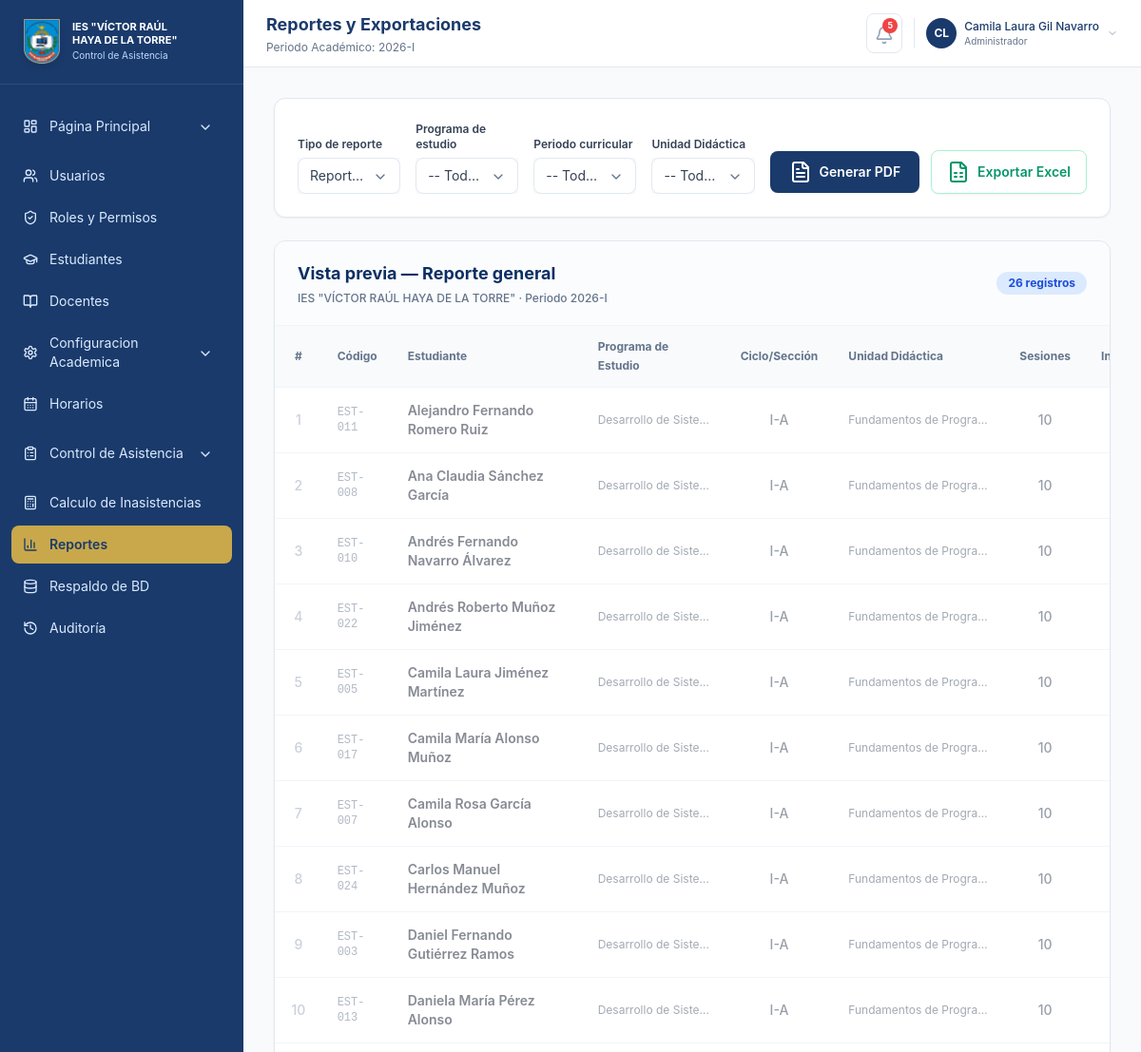
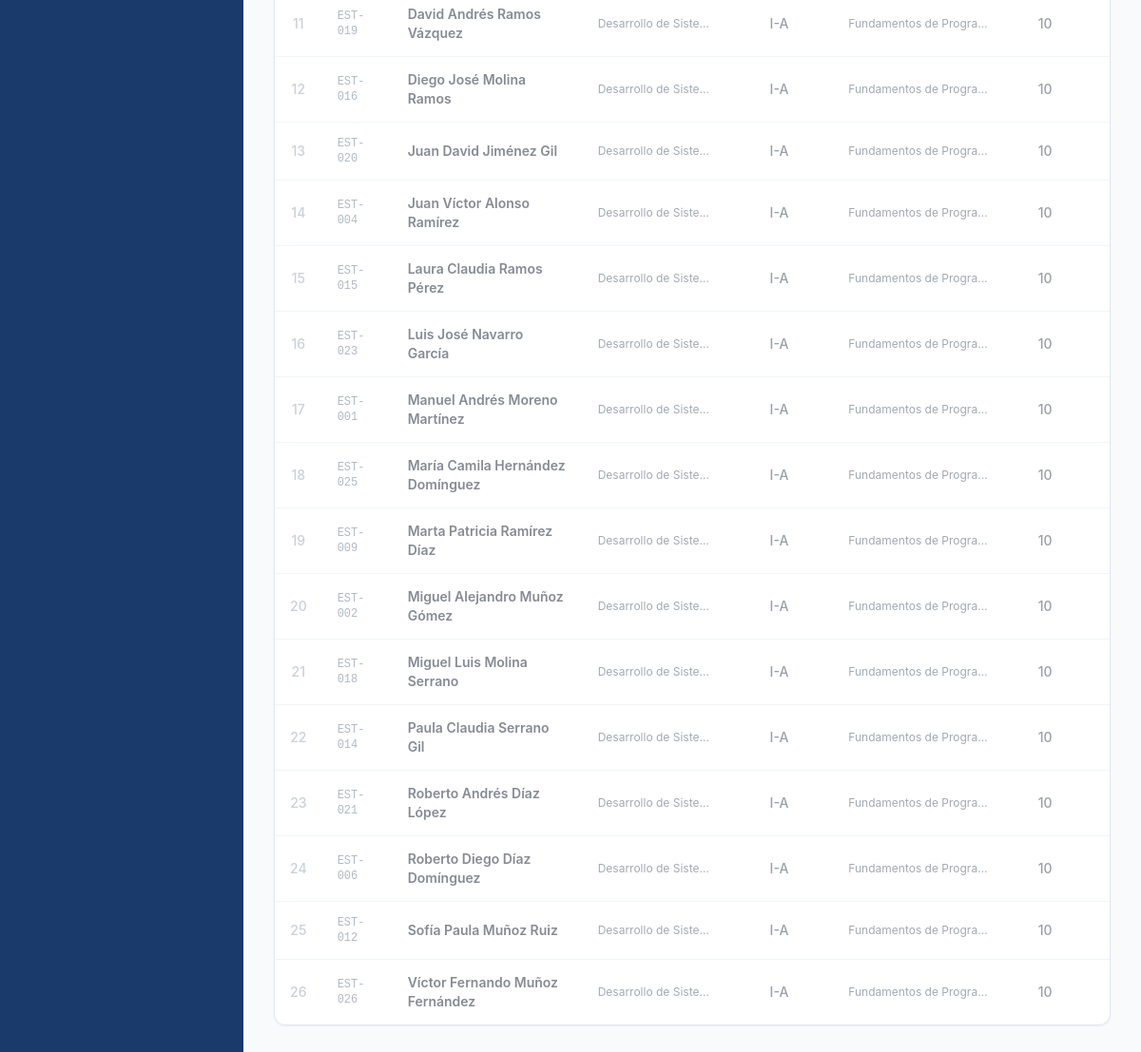
Screenshot of /index.php?m=reportes (signed in) with the database file from the repository (2 pictures, top to bottom).
### tables this page shows
CREATE TABLE `estudiantes` (
  `id` int(11) NOT NULL AUTO_INCREMENT,
  `codigo` varchar(30) NOT NULL,
  `dni` varchar(20) NOT NULL,
  `nombres` varchar(160) NOT NULL,
  `programa_id` int(11) DEFAULT NULL,
  `periodo_curricular_id` int(11) DEFAULT NULL,
  `unidad_didactica_id` int(11) DEFAULT NULL,
  `seccion` varchar(10) NOT NULL,
  `total_sesiones` int(11) NOT NULL DEFAULT 0,
  `inasistencias` int(11) NOT NULL DEFAULT 0,
  `estado` enum('Activo','En riesgo','Inhabilitado') NOT NULL DEFAULT 'Activo',
  PRIMARY KEY (`id`),
  UNIQUE KEY `codigo` (`codigo`),
  KEY `fk_estudiantes_programa` (`programa_id`),
  KEY `fk_estudiantes_periodo` (`periodo_curricular_id`),
  KEY `fk_estudiantes_unidad` (`unidad_didactica_id`),
  KEY `idx_estudiantes_programa` (`programa_id`,`periodo_curricular_id`),
  CONSTRAINT `fk_estudiantes_periodo` FOREIGN KEY (`periodo_curricular_id`) REFERENCES `periodos_curriculares` (`id`) ON DELETE SET NULL,
  CONSTRAINT `fk_estudiantes_programa` FOREIGN KEY (`programa_id`) REFERENCES `programas` (`id`) ON DELETE SET NULL,
  CONSTRAINT `fk_estudiantes_unidad` FOREIGN KEY (`unidad_didactica_id`) REFERENCES `unidades_didacticas` (`id`) ON DELETE SET NULL
);

CREATE TABLE `programas` (
  `id` int(11) NOT NULL AUTO_INCREMENT,
  `codigo` varchar(10) NOT NULL,
  `nombre` varchar(180) NOT NULL,
  `estado` enum('Activo','Inactivo') NOT NULL DEFAULT 'Activo',
  PRIMARY KEY (`id`),
  UNIQUE KEY `codigo` (`codigo`)
);

CREATE TABLE `periodos_curriculares` (
  `id` int(11) NOT NULL AUTO_INCREMENT,
  `modulo_id` int(11) NOT NULL,
  `nombre` varchar(40) NOT NULL,
  PRIMARY KEY (`id`),
  KEY `modulo_id` (`modulo_id`),
  CONSTRAINT `periodos_curriculares_ibfk_1` FOREIGN KEY (`modulo_id`) REFERENCES `modulos_formativos` (`id`)
);

CREATE TABLE `unidades_didacticas` (
  `id` int(11) NOT NULL AUTO_INCREMENT,
  `periodo_curricular_id` int(11) NOT NULL,
  `nombre` varchar(180) NOT NULL,
  `estado` enum('Activo','Inactivo') NOT NULL DEFAULT 'Activo',
  PRIMARY KEY (`id`),
  KEY `periodo_curricular_id` (`periodo_curricular_id`),
  CONSTRAINT `unidades_didacticas_ibfk_1` FOREIGN KEY (`periodo_curricular_id`) REFERENCES `periodos_curriculares` (`id`)
);

### public/index.php (called while the page is built, shortened)
<?php
require_once __DIR__ . '/../app/helpers.php';
require __DIR__ . '/layout.php';

### app/config.php (called while the page is built, shortened)
<?php
function base_url(string $path = ''): string
{
    $base = rtrim(dirname($_SERVER['SCRIPT_NAME'] ?? ''), '/\\');
    return ($base === '' ? '' : $base) . '/' . ltrim($path, '/');
}

### app/helpers.php (called while the page is built, shortened)
<?php
require_once __DIR__ . '/config.php';
require_once __DIR__ . '/db.php';
function e(string|int|float|null $value): string
{
    return htmlspecialchars((string) $value, ENT_QUOTES, 'UTF-8');
}
function all_estudiantes(): array
{
    return fetch_all('SELECT e.id, e.codigo, e.dni, e.nombres, e.programa_id, e.periodo_curricular_id, e.unidad_didactica_id, p.nombre as programa, pc.nombre as ciclo, e.seccion, ud.nombre as unidad, e.total_sesiones sesiones, e.inasistencias, e.estado FROM estudiantes e LEFT JOIN programas p ON e.programa_id = p.id LEFT JOIN periodos_curriculares pc ON e.periodo_curricular_id = pc.id LEFT JOIN unidades_didacticas ud ON e.unidad_didactica_id = ud.id ORDER BY e.nombres');
}

### app/db.php (called while the page is built, shortened)
<?php
require_once __DIR__ . '/config.php';
function db(): PDO
{
    static $pdo = null;
    if ($pdo instanceof PDO) {
        return $pdo;
    }
    try {
        $dsn = 'mysql:host=' . DB_HOST . ';dbname=' . DB_NAME . ';charset=' . DB_CHARSET;
        $pdo = new PDO($dsn, DB_USER, DB_PASS, [
            PDO::ATTR_ERRMODE => PDO::ERRMODE_EXCEPTION,
            PDO::ATTR_DEFAULT_FETCH_MODE => PDO::FETCH_ASSOC,
            PDO::ATTR_EMULATE_PREPARES => false,
        ]);
    } catch (PDOException $e) {
        error_log('Error de base de datos: ' . $e->getMessage());
        http_response_code(500);
        die('La base de datos no está disponible. Verifique app/config.php e importe database/schema.sql antes de usar el sistema.');
    }
    return $pdo;
}
function fetch_all(string $sql, array $params = []): array
{
    $stmt = db()->prepare($sql);
    $stmt->execute($params);
    return $stmt->fetchAll();
}

### public/modules/reportes.php (the view, shortened to what this page needs)
<?php
$estudiantes = all_estudiantes();
?>
<div class="space-y-6">
<form action="<?= e(base_url('api/reporte_pdf.php')) ?>" method="GET" target="_blank">
    <div class="rounded-xl border border-slate-200 bg-white p-6 shadow-sm">
        <div class="flex flex-col md:flex-row justify-between items-start md:items-end gap-4 w-full">
            <div class="grid grid-cols-1 sm:grid-cols-2 lg:grid-cols-4 items-end gap-4 w-full md:w-auto flex-1">
                <label class="block w-full">
                    <span class="mb-1.5 block text-xs font-semibold text-slate-700">Tipo de reporte</span>
                </label>
                <label class="block w-full">
                    <span class="mb-1.5 block text-xs font-semibold text-slate-700">Programa de estudio</span>
                </label>
                <label class="block w-full">
                    <span class="mb-1.5 block text-xs font-semibold text-slate-700">Periodo curricular</span>
                </label>
                <label class="block w-full">
                    <span class="mb-1.5 block text-xs font-semibold text-slate-700">Unidad Didáctica</span>
                </label>
            </div>
            <div class="flex flex-col sm:flex-row items-center gap-3 w-full md:w-auto shrink-0 justify-end">
                <button type="submit" class="w-full sm:w-auto inline-flex justify-center items-center gap-2 rounded-lg bg-[#1a3a6b] px-5 py-2.5 text-sm font-semibold text-white shadow-sm transition-all hover:bg-[#142d54] focus:ring-2 focus:ring-[#1a3a6b]/50">
                    <i data-lucide="file-text" class="h-4.5 w-4.5"></i>
                    Generar PDF
                </button>
                <button type="submit" formaction="<?= e(base_url('api/export_csv.php')) ?>" class="w-full sm:w-auto inline-flex justify-center items-center gap-2 rounded-lg border border-emerald-200 bg-white px-4 py-2.5 text-sm font-semibold text-emerald-600 shadow-sm transition-all hover:border-emerald-300 hover:bg-emerald-50">
                    <i data-lucide="file-spreadsheet" class="h-4.5 w-4.5"></i>
                    Exportar Excel
                </button>
            </div>
        </div>
    </div>
</form>
    <div id="reporte-container" class="overflow-hidden rounded-xl border border-slate-200 bg-white shadow-sm">
        <div class="flex items-center justify-between border-b border-slate-100 px-6 py-5 bg-slate-50/50">
            <div>
                <h2 class="text-lg font-bold text-[#0b2f63]">Vista previa — Reporte general</h2>
                <p class="mt-1 text-xs text-slate-500 font-medium">IES "VÍCTOR RAÚL HAYA DE LA TORRE" · Periodo 2026-I</p>
            </div>
            <span class="rounded-full bg-blue-100 px-3 py-1 text-xs font-bold text-blue-700 shrink-0 whitespace-nowrap">
                <?= count($estudiantes) ?> registro<?= count($estudiantes) !== 1 ? 's' : '' ?>
            </span>
        </div>
        <div class="hidden md:block overflow-x-auto min-h-[300px]">
            <table class="w-full text-sm">
                <thead class="bg-slate-50 border-b border-slate-100">
                    <tr>
                        <th class="table-th text-center w-12">#</th>
                        <th class="table-th whitespace-nowrap">Código</th>
                        <th class="table-th min-w-[200px]">Estudiante</th>
                        <th class="table-th min-w-[150px]">Programa de Estudio</th>
                        <th class="table-th whitespace-nowrap text-center">Ciclo/Sección</th>
                        <th class="table-th min-w-[180px]">Unidad Didáctica</th>
                        <th class="table-th text-center whitespace-nowrap">Sesiones</th>
                        <th class="table-th text-center whitespace-nowrap">Inasistencias</th>
                    </tr>
                </thead>
                <tbody class="divide-y divide-slate-100">
                    <?php foreach ($estudiantes as $index => $e):
                    ?>
                        <tr class="transition hover:bg-slate-50/70">
                            <td class="table-td text-center text-slate-400 font-medium"><?= e($index + 1) ?></td>
                            <td class="table-td font-mono text-xs text-slate-500"><?= e($e['codigo']) ?></td>
                            <td class="table-td font-semibold text-slate-900"><?= e($e['nombres']) ?></td>
                            <td class="table-td text-slate-600 text-xs truncate max-w-[150px]" title="<?= e($e['programa']) ?>"><?= e($e['programa']) ?></td>
                            <td class="table-td font-medium text-center text-slate-700"><?= e($e['ciclo']) ?>-<?= e($e['seccion']) ?></td>
                            <td class="table-td text-slate-600 text-xs truncate max-w-[180px]" title="<?= e($e['unidad']) ?>"><?= e($e['unidad']) ?></td>
                            <td class="table-td text-center font-medium text-slate-700"><?= e($e['sesiones']) ?></td>
                            <td class="table-td text-center font-semibold text-red-600"><?= e($e['inasistencias']) ?></td>
                        </tr>
                    <?php endforeach; ?>
                </tbody>
            </table>
        </div>
    </div>
</div>
</div>

### public/assets/app.css (style rules this page uses)
body { font-family: Inter, ui-sans-serif, system-ui, -apple-system, BlinkMacSystemFont, "Segoe UI", sans-serif; }
.table-th { padding: 0.75rem 1rem; text-align: left; font-size: 0.75rem; font-weight: 700; color: #64748b; }
.table-td { padding: 0.875rem 1rem; font-size: 0.875rem; color: #334155; vertical-align: middle; }
.lucide { display: inline-block; flex-shrink: 0; stroke-width: 2; vertical-align: middle; }

### rows the page displays
estudiantes: codigo "EST-011", nombres "Alejandro Fernando Romero Ruiz", programa.nombre "Desarrollo de Siste…", periodo_curricular.nombre "I", seccion "A", unidad_didactica.nombre "Fundamentos de Progra…", total_sesiones "10"
estudiantes: codigo "EST-008", nombres "Ana Claudia Sánchez García", programa.nombre "Desarrollo de Siste…", periodo_curricular.nombre "I", seccion "A", unidad_didactica.nombre "Fundamentos de Progra…", total_sesiones "10"
estudiantes: codigo "EST-010", nombres "Andrés Fernando Navarro Álvarez", programa.nombre "Desarrollo de Siste…", periodo_curricular.nombre "I", seccion "A", unidad_didactica.nombre "Fundamentos de Progra…", total_sesiones "10"
estudiantes: codigo "EST-022", nombres "Andrés Roberto Muñoz Jiménez", programa.nombre "Desarrollo de Siste…", periodo_curricular.nombre "I", seccion "A", unidad_didactica.nombre "Fundamentos de Progra…", total_sesiones "10"
estudiantes: codigo "EST-005", nombres "Camila Laura Jiménez Martínez", programa.nombre "Desarrollo de Siste…", periodo_curricular.nombre "I", seccion "A", unidad_didactica.nombre "Fundamentos de Progra…", total_sesiones "10"
estudiantes: codigo "EST-017", nombres "Camila María Alonso Muñoz", programa.nombre "Desarrollo de Siste…", periodo_curricular.nombre "I", seccion "A", unidad_didactica.nombre "Fundamentos de Progra…", total_sesiones "10"
estudiantes: codigo "EST-007", nombres "Camila Rosa García Alonso", programa.nombre "Desarrollo de Siste…", periodo_curricular.nombre "I", seccion "A", unidad_didactica.nombre "Fundamentos de Progra…", total_sesiones "10"
estudiantes: codigo "EST-024", nombres "Carlos Manuel Hernández Muñoz", programa.nombre "Desarrollo de Siste…", periodo_curricular.nombre "I", seccion "A", unidad_didactica.nombre "Fundamentos de Progra…", total_sesiones "10"
estudiantes: codigo "EST-003", nombres "Daniel Fernando Gutiérrez Ramos", programa.nombre "Desarrollo de Siste…", periodo_curricular.nombre "I", seccion "A", unidad_didactica.nombre "Fundamentos de Progra…", total_sesiones "10"
estudiantes: codigo "EST-013", nombres "Daniela María Pérez Alonso", programa.nombre "Desarrollo de Siste…", periodo_curricular.nombre "I", seccion "A", unidad_didactica.nombre "Fundamentos de Progra…", total_sesiones "10"
estudiantes: codigo "EST-019", nombres "David Andrés Ramos Vázquez", programa.nombre "Desarrollo de Siste…", periodo_curricular.nombre "I", seccion "A", unidad_didactica.nombre "Fundamentos de Progra…", total_sesiones "10"
estudiantes: codigo "EST-016", nombres "Diego José Molina Ramos", programa.nombre "Desarrollo de Siste…", periodo_curricular.nombre "I", seccion "A", unidad_didactica.nombre "Fundamentos de Progra…", total_sesiones "10"
estudiantes: codigo "EST-020", nombres "Juan David Jiménez Gil", programa.nombre "Desarrollo de Siste…", periodo_curricular.nombre "I", seccion "A", unidad_didactica.nombre "Fundamentos de Progra…", total_sesiones "10"
estudiantes: codigo "EST-004", nombres "Juan Víctor Alonso Ramírez", programa.nombre "Desarrollo de Siste…", periodo_curricular.nombre "I", seccion "A", unidad_didactica.nombre "Fundamentos de Progra…", total_sesiones "10"
estudiantes: codigo "EST-015", nombres "Laura Claudia Ramos Pérez", programa.nombre "Desarrollo de Siste…", periodo_curricular.nombre "I", seccion "A", unidad_didactica.nombre "Fundamentos de Progra…", total_sesiones "10"
estudiantes: codigo "EST-023", nombres "Luis José Navarro García", programa.nombre "Desarrollo de Siste…", periodo_curricular.nombre "I", seccion "A", unidad_didactica.nombre "Fundamentos de Progra…", total_sesiones "10"
estudiantes: codigo "EST-001", nombres "Manuel Andrés Moreno Martínez", programa.nombre "Desarrollo de Siste…", periodo_curricular.nombre "I", seccion "A", unidad_didactica.nombre "Fundamentos de Progra…", total_sesiones "10"
estudiantes: codigo "EST-025", nombres "María Camila Hernández Domínguez", programa.nombre "Desarrollo de Siste…", periodo_curricular.nombre "I", seccion "A", unidad_didactica.nombre "Fundamentos de Progra…", total_sesiones "10"
estudiantes: codigo "EST-009", nombres "Marta Patricia Ramírez Díaz", programa.nombre "Desarrollo de Siste…", periodo_curricular.nombre "I", seccion "A", unidad_didactica.nombre "Fundamentos de Progra…", total_sesiones "10"
estudiantes: codigo "EST-002", nombres "Miguel Alejandro Muñoz Gómez", programa.nombre "Desarrollo de Siste…", periodo_curricular.nombre "I", seccion "A", unidad_didactica.nombre "Fundamentos de Progra…", total_sesiones "10"
estudiantes: codigo "EST-018", nombres "Miguel Luis Molina Serrano", programa.nombre "Desarrollo de Siste…", periodo_curricular.nombre "I", seccion "A", unidad_didactica.nombre "Fundamentos de Progra…", total_sesiones "10"
estudiantes: codigo "EST-014", nombres "Paula Claudia Serrano Gil", programa.nombre "Desarrollo de Siste…", periodo_curricular.nombre "I", seccion "A", unidad_didactica.nombre "Fundamentos de Progra…", total_sesiones "10"
estudiantes: codigo "EST-021", nombres "Roberto Andrés Díaz López", programa.nombre "Desarrollo de Siste…", periodo_curricular.nombre "I", seccion "A", unidad_didactica.nombre "Fundamentos de Progra…", total_sesiones "10"
estudiantes: codigo "EST-006", nombres "Roberto Diego Díaz Domínguez", programa.nombre "Desarrollo de Siste…", periodo_curricular.nombre "I", seccion "A", unidad_didactica.nombre "Fundamentos de Progra…", total_sesiones "10"
estudiantes: codigo "EST-012", nombres "Sofía Paula Muñoz Ruiz", programa.nombre "Desarrollo de Siste…", periodo_curricular.nombre "I", seccion "A", unidad_didactica.nombre "Fundamentos de Progra…", total_sesiones "10"
estudiantes: codigo "EST-026", nombres "Víctor Fernando Muñoz Fernández", programa.nombre "Desarrollo de Siste…", periodo_curricular.nombre "I", seccion "A", unidad_didactica.nombre "Fundamentos de Progra…", total_sesiones "10"

### other values shown
$label "Página Principal"
$label "Usuarios"
$label "Roles y Permisos"
$label "Estudiantes"
$label "Docentes"
$label "Configuracion Academica"
$label "Horarios"
$label "Control de Asistencia"
$label "Calculo de Inasistencias"
$label "Reportes"
$label "Respaldo de BD"
$label "Auditoría"
$title "Reportes y Exportaciones"
$unread_count "5"
user_initials($user['nombre']) "CL"
